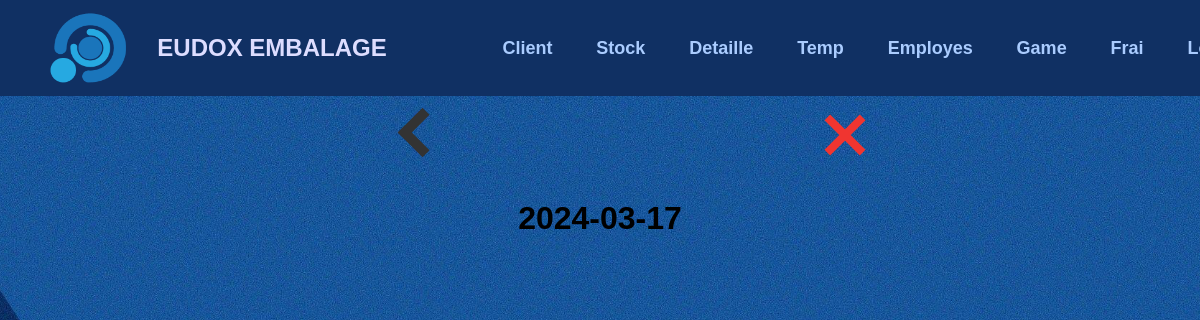
/detail/view/2024-03-17, run on an earlier commit of the app's database.
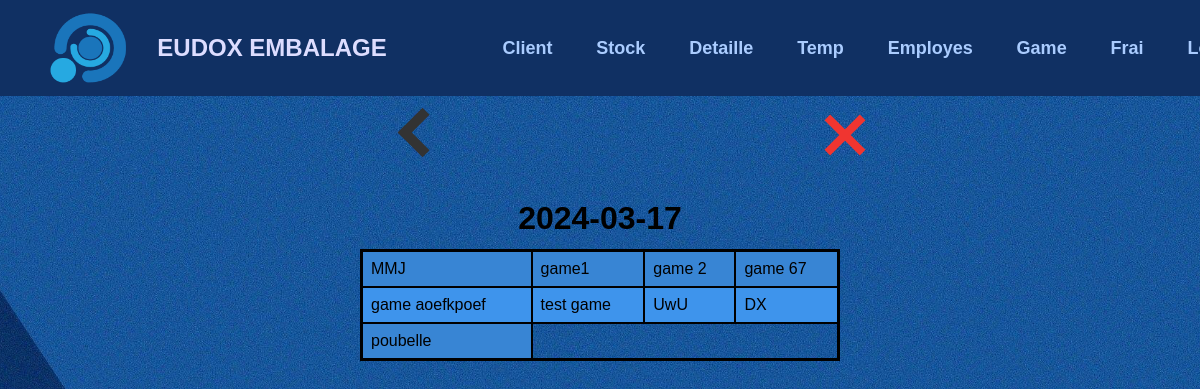
And on a later commit of the database.
### tables this page shows
CREATE TABLE detail (
        id INTEGER PRIMARY KEY AUTOINCREMENT,
        date TEXT NOT NULL,
        game TEXT NOT NULL,
        number_d_m INTEGER DEFAULT 0,
        poid_udm REAL DEFAULT 0,
        dd REAL DEFAULT 0,
        poid_f REAL DEFAULT 0,
        poid_feb REAL DEFAULT 0,
        stock INTEGER DEFAULT 0,
        unit REAL DEFAULT 0,
        p_unit REAL DEFAULT 0
    );

### app.py (the view)
@app.route('/detail/view/<date>')
def view_d_detail(date):
    conn = sqlite3.connect('form_data.db')
    cursor = conn.cursor()
    cursor.execute('SELECT game FROM detail WHERE date = ?', (date, ))
    games = cursor.fetchall()
    return render_template('dt_view.html', date=date, games=games)

### templates/dt_view.html (shortened to what this page needs)
{% extends 'main.html' %}
{% block top %}
<a href="/detail/view" id="back"><div class="thick-arrow-left"></div></a>
<a href="/main" id="aclose"><div class="close"></div></a>
{% endblock %}
{% block bot %}
<h1>{{ date }}</h1>
<table>
  <tr>
    {% for game in games %}
      <td onclick="window.location='/detail/view/{{ date }}/{{ game[0]|urlencode}}';" style="cursor: pointer;">{{ game[0] }}</td>
      {% if loop.index % 4 == 0 %}
        </tr><tr>
      {% endif %}
    {% endfor %}
  </tr>
</table>
{% endblock %}

What changed in the data, as far as the page shows it:
added detail: game "MMJ"
now on this page (row edited): detail: game "game1"
now on this page (row edited): detail: game "game 2"
now on this page (row edited): detail: game "game 67"
now on this page (row edited): detail: game "game aoefkpoef"
now on this page (row edited): detail: game "test game"
now on this page (row edited): detail: game "UwU"
now on this page (row edited): detail: game "DX"
now on this page (row edited): detail: game "poubelle"
